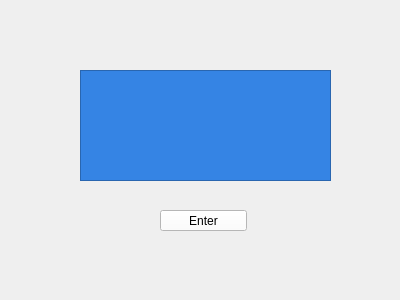
<?xml version="1.0" encoding="UTF-8"?>
<ui version="4.0">
 <class>Form</class>
 <widget class="QWidget" name="Form">
  <property name="geometry">
   <rect>
    <x>0</x>
    <y>0</y>
    <width>400</width>
    <height>300</height>
   </rect>
  </property>
  <property name="windowTitle">
   <string>Form</string>
  </property>
  <widget class="QTextEdit" name="textEdit">
   <property name="geometry">
    <rect>
     <x>80</x>
     <y>70</y>
     <width>251</width>
     <height>111</height>
    </rect>
   </property>
   <property name="styleSheet">
    <string notr="true">background-color: rgb(53, 132, 228);</string>
   </property>
  </widget>
  <widget class="QPushButton" name="pushButton">
   <property name="geometry">
    <rect>
     <x>160</x>
     <y>210</y>
     <width>87</width>
     <height>21</height>
    </rect>
   </property>
   <property name="styleSheet">
    <string notr="true">background-color: rgb(255, 255, 255);
color: rgb(0, 0, 0);</string>
   </property>
   <property name="text">
    <string>Enter</string>
   </property>
  </widget>
 </widget>
 <resources/>
 <connections/>
</ui>
